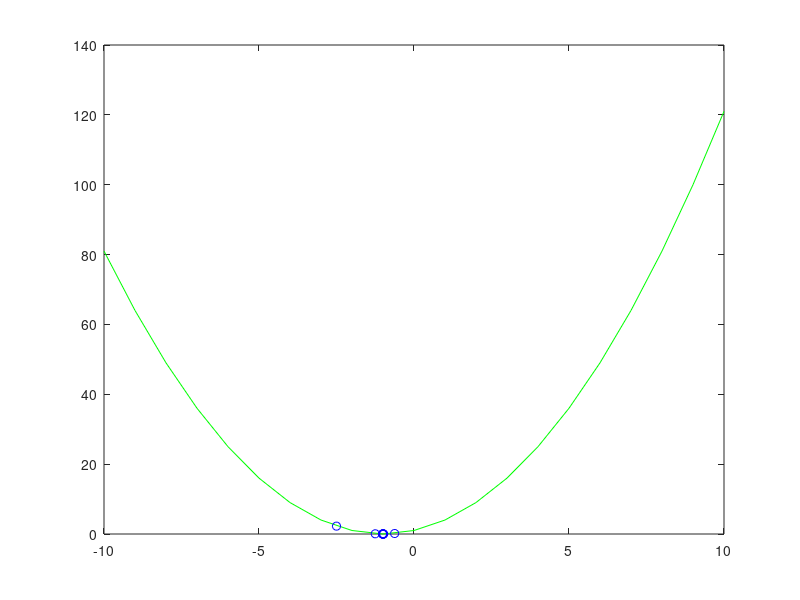

This figure's MATLAB source:
function Dikhotomia
xp=D(-10,10,0.0001);
x=-10:1:10;
y=f(x);
yp=f(xp);
figure(1)
plot(x,y,'g')
plot(x,y,'g',xp,yp,'bo')
function y=f(x)
y=(x+1).^2;
end
function y=D(a,b,eps)
x=[];
i=1;
if (round(abs(b-a)*10000)/10000>eps)
    while(round(abs(b-a)*10000)/10000>eps)
        t=0.5*(a+b-eps);
        z=0.5*(a+b+eps);
        ft=f(t);
        fz=f(z);
        if(ft<=fz)
            b=z;
        else
            a=t;
        x(i)=0.5*(a+b);
        i=i+1;
        end
    end
else
    x(i)=0.5*(a+b);
end
y=x;
end
end